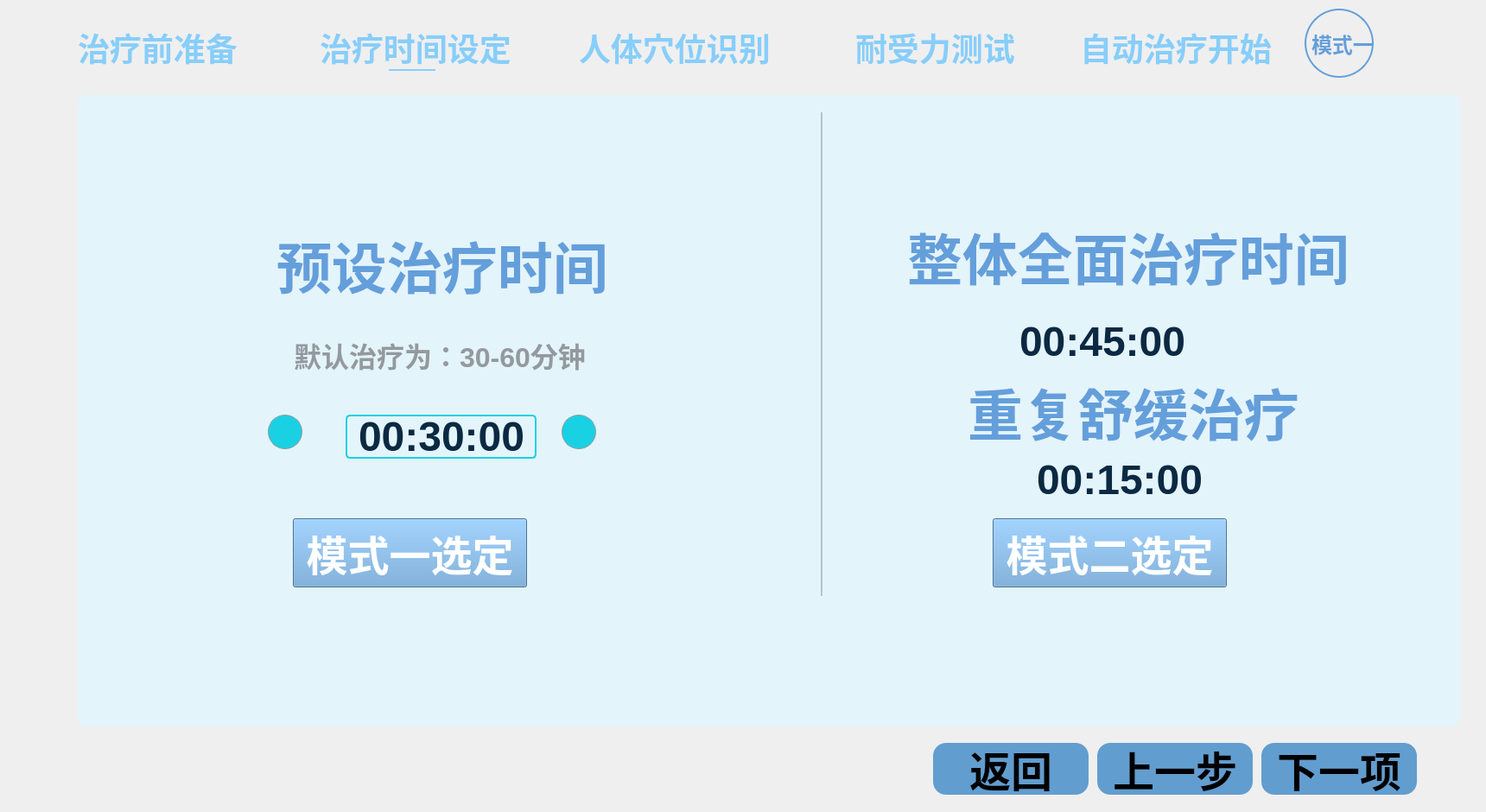
<?xml version="1.0" encoding="UTF-8"?>
<ui version="4.0">
 <class>AutoTreatSetTimeClass</class>
 <widget class="QWidget" name="AutoTreatSetTimeClass">
  <property name="geometry">
   <rect>
    <x>0</x>
    <y>0</y>
    <width>1720</width>
    <height>940</height>
   </rect>
  </property>
  <property name="windowTitle">
   <string>AutoTreatSetTime</string>
  </property>
  <widget class="QLabel" name="label">
   <property name="geometry">
    <rect>
     <x>90</x>
     <y>30</y>
     <width>191</width>
     <height>50</height>
    </rect>
   </property>
   <property name="font">
    <font>
     <family>Arial</family>
     <pointsize>28</pointsize>
     <weight>75</weight>
     <bold>true</bold>
    </font>
   </property>
   <property name="styleSheet">
    <string notr="true">color:rgb(135,206,250);</string>
   </property>
   <property name="text">
    <string>治疗前准备</string>
   </property>
  </widget>
  <widget class="QLabel" name="label_2">
   <property name="geometry">
    <rect>
     <x>370</x>
     <y>30</y>
     <width>231</width>
     <height>50</height>
    </rect>
   </property>
   <property name="font">
    <font>
     <family>Arial</family>
     <pointsize>28</pointsize>
     <weight>75</weight>
     <bold>true</bold>
    </font>
   </property>
   <property name="styleSheet">
    <string notr="true">color:rgb(135,206,250);</string>
   </property>
   <property name="text">
    <string>治疗时间设定</string>
   </property>
  </widget>
  <widget class="QLabel" name="label_3">
   <property name="geometry">
    <rect>
     <x>450</x>
     <y>80</y>
     <width>54</width>
     <height>2</height>
    </rect>
   </property>
   <property name="styleSheet">
    <string notr="true">background-color:rgb(135,206,250);</string>
   </property>
   <property name="text">
    <string/>
   </property>
  </widget>
  <widget class="QLabel" name="label_4">
   <property name="geometry">
    <rect>
     <x>670</x>
     <y>30</y>
     <width>231</width>
     <height>50</height>
    </rect>
   </property>
   <property name="font">
    <font>
     <family>Arial</family>
     <pointsize>28</pointsize>
     <weight>75</weight>
     <bold>true</bold>
    </font>
   </property>
   <property name="styleSheet">
    <string notr="true">color:rgb(135,206,250);</string>
   </property>
   <property name="text">
    <string>人体穴位识别</string>
   </property>
  </widget>
  <widget class="QLabel" name="label_5">
   <property name="geometry">
    <rect>
     <x>990</x>
     <y>30</y>
     <width>191</width>
     <height>50</height>
    </rect>
   </property>
   <property name="font">
    <font>
     <family>Arial</family>
     <pointsize>28</pointsize>
     <weight>75</weight>
     <bold>true</bold>
    </font>
   </property>
   <property name="styleSheet">
    <string notr="true">color:rgb(135,206,250);</string>
   </property>
   <property name="text">
    <string>耐受力测试</string>
   </property>
  </widget>
  <widget class="QLabel" name="label_6">
   <property name="geometry">
    <rect>
     <x>1250</x>
     <y>30</y>
     <width>231</width>
     <height>50</height>
    </rect>
   </property>
   <property name="font">
    <font>
     <family>Arial</family>
     <pointsize>28</pointsize>
     <weight>75</weight>
     <bold>true</bold>
    </font>
   </property>
   <property name="styleSheet">
    <string notr="true">color:rgb(135,206,250);</string>
   </property>
   <property name="text">
    <string>自动治疗开始</string>
   </property>
  </widget>
  <widget class="QLabel" name="label_7">
   <property name="geometry">
    <rect>
     <x>90</x>
     <y>110</y>
     <width>1600</width>
     <height>731</height>
    </rect>
   </property>
   <property name="styleSheet">
    <string notr="true">background-color:rgb(228,244,251);
border-radius:10px;</string>
   </property>
   <property name="text">
    <string/>
   </property>
  </widget>
  <widget class="QLabel" name="label_8">
   <property name="geometry">
    <rect>
     <x>320</x>
     <y>260</y>
     <width>421</width>
     <height>91</height>
    </rect>
   </property>
   <property name="font">
    <font>
     <family>Arial</family>
     <pointsize>48</pointsize>
     <weight>75</weight>
     <bold>true</bold>
    </font>
   </property>
   <property name="styleSheet">
    <string notr="true">color:rgb(100,159,219);</string>
   </property>
   <property name="text">
    <string>预设治疗时间</string>
   </property>
  </widget>
  <widget class="QLabel" name="label_9">
   <property name="geometry">
    <rect>
     <x>340</x>
     <y>390</y>
     <width>361</width>
     <height>41</height>
    </rect>
   </property>
   <property name="font">
    <font>
     <family>Arial</family>
     <pointsize>24</pointsize>
     <weight>75</weight>
     <bold>true</bold>
    </font>
   </property>
   <property name="styleSheet">
    <string notr="true">color:rgb(147,153,158);</string>
   </property>
   <property name="text">
    <string>默认治疗为：30-60分钟</string>
   </property>
  </widget>
  <widget class="QLabel" name="label_10">
   <property name="geometry">
    <rect>
     <x>400</x>
     <y>480</y>
     <width>221</width>
     <height>51</height>
    </rect>
   </property>
   <property name="font">
    <font>
     <family>Arial</family>
     <pointsize>36</pointsize>
     <weight>75</weight>
     <bold>true</bold>
    </font>
   </property>
   <property name="styleSheet">
    <string notr="true">color:rgb(11,41,66);
border:2px solid rgb(25,209,227);
border-radius:5px;</string>
   </property>
   <property name="text">
    <string>00:30:00</string>
   </property>
  </widget>
  <widget class="QPushButton" name="pushButton_Increase">
   <property name="geometry">
    <rect>
     <x>650</x>
     <y>480</y>
     <width>40</width>
     <height>40</height>
    </rect>
   </property>
   <property name="font">
    <font>
     <family>Arial</family>
     <pointsize>48</pointsize>
     <weight>75</weight>
     <bold>true</bold>
    </font>
   </property>
   <property name="styleSheet">
    <string notr="true">color:white;
border:1px solid rgb(147,153,158);
background-color:rgb(25,209,227);
border-radius:20px;</string>
   </property>
   <property name="text">
    <string/>
   </property>
   <property name="icon">
    <iconset>
     <normaloff>+.png</normaloff>+.png</iconset>
   </property>
   <property name="iconSize">
    <size>
     <width>40</width>
     <height>40</height>
    </size>
   </property>
  </widget>
  <widget class="QPushButton" name="pushButton_Decrease">
   <property name="geometry">
    <rect>
     <x>310</x>
     <y>480</y>
     <width>40</width>
     <height>40</height>
    </rect>
   </property>
   <property name="font">
    <font>
     <family>Arial</family>
     <pointsize>48</pointsize>
     <weight>75</weight>
     <bold>true</bold>
    </font>
   </property>
   <property name="styleSheet">
    <string notr="true">color:white;
border:1px solid rgb(147,153,158);
background-color:rgb(25,209,227);
border-radius:20px;</string>
   </property>
   <property name="text">
    <string/>
   </property>
   <property name="icon">
    <iconset>
     <normaloff>-.png</normaloff>-.png</iconset>
   </property>
   <property name="iconSize">
    <size>
     <width>40</width>
     <height>40</height>
    </size>
   </property>
  </widget>
  <widget class="QPushButton" name="pushButton_ModelOne">
   <property name="geometry">
    <rect>
     <x>339</x>
     <y>600</y>
     <width>271</width>
     <height>80</height>
    </rect>
   </property>
   <property name="font">
    <font>
     <family>Arial</family>
     <pointsize>36</pointsize>
     <weight>75</weight>
     <bold>true</bold>
    </font>
   </property>
   <property name="styleSheet">
    <string notr="true">QPushButton
{
    /*背景颜色*/  
color:white;
background-color:rgb(99,158,211);
}

QPushButton:pressed
{
    background-color:rgb(0,0,128);
}
</string>
   </property>
   <property name="text">
    <string>模式一选定</string>
   </property>
  </widget>
  <widget class="QLabel" name="label_11">
   <property name="geometry">
    <rect>
     <x>950</x>
     <y>130</y>
     <width>2</width>
     <height>560</height>
    </rect>
   </property>
   <property name="styleSheet">
    <string notr="true">background-color:rgb(186,195,200);</string>
   </property>
   <property name="text">
    <string/>
   </property>
  </widget>
  <widget class="QLabel" name="label_12">
   <property name="geometry">
    <rect>
     <x>1050</x>
     <y>250</y>
     <width>521</width>
     <height>91</height>
    </rect>
   </property>
   <property name="font">
    <font>
     <family>Arial</family>
     <pointsize>48</pointsize>
     <weight>75</weight>
     <bold>true</bold>
    </font>
   </property>
   <property name="styleSheet">
    <string notr="true">color:rgb(100,159,219);</string>
   </property>
   <property name="text">
    <string>整体全面治疗时间</string>
   </property>
  </widget>
  <widget class="QLabel" name="label_13">
   <property name="geometry">
    <rect>
     <x>1120</x>
     <y>430</y>
     <width>391</width>
     <height>91</height>
    </rect>
   </property>
   <property name="font">
    <font>
     <family>Arial</family>
     <pointsize>48</pointsize>
     <weight>75</weight>
     <bold>true</bold>
    </font>
   </property>
   <property name="styleSheet">
    <string notr="true">color:rgb(100,159,219);</string>
   </property>
   <property name="text">
    <string>重复舒缓治疗</string>
   </property>
  </widget>
  <widget class="QLabel" name="label_14">
   <property name="geometry">
    <rect>
     <x>1180</x>
     <y>370</y>
     <width>221</width>
     <height>51</height>
    </rect>
   </property>
   <property name="font">
    <font>
     <family>Arial</family>
     <pointsize>36</pointsize>
     <weight>75</weight>
     <bold>true</bold>
    </font>
   </property>
   <property name="styleSheet">
    <string notr="true">color:rgb(11,41,66);
border-radius:5px;</string>
   </property>
   <property name="text">
    <string>00:45:00</string>
   </property>
  </widget>
  <widget class="QLabel" name="label_15">
   <property name="geometry">
    <rect>
     <x>1200</x>
     <y>530</y>
     <width>201</width>
     <height>51</height>
    </rect>
   </property>
   <property name="font">
    <font>
     <family>Arial</family>
     <pointsize>36</pointsize>
     <weight>75</weight>
     <bold>true</bold>
    </font>
   </property>
   <property name="styleSheet">
    <string notr="true">color:rgb(11,41,66);
border-radius:5px;</string>
   </property>
   <property name="text">
    <string>00:15:00</string>
   </property>
  </widget>
  <widget class="QPushButton" name="pushButton_ModelTwo">
   <property name="geometry">
    <rect>
     <x>1149</x>
     <y>600</y>
     <width>271</width>
     <height>80</height>
    </rect>
   </property>
   <property name="font">
    <font>
     <family>Arial</family>
     <pointsize>36</pointsize>
     <weight>75</weight>
     <bold>true</bold>
    </font>
   </property>
   <property name="styleSheet">
    <string notr="true">
QPushButton
{
    /*背景颜色*/  
color:white;
background-color:rgb(99,158,211);
}

QPushButton:pressed
{
    background-color:rgb(0,0,128);
}
</string>
   </property>
   <property name="text">
    <string>模式二选定</string>
   </property>
  </widget>
  <widget class="QPushButton" name="pushButton_Back">
   <property name="geometry">
    <rect>
     <x>1080</x>
     <y>860</y>
     <width>180</width>
     <height>60</height>
    </rect>
   </property>
   <property name="font">
    <font>
     <family>Arial</family>
     <pointsize>36</pointsize>
     <weight>75</weight>
     <bold>true</bold>
    </font>
   </property>
   <property name="styleSheet">
    <string notr="true">QPushButton
{
    /*背景颜色*/  
	background-color:rgb(98,157,207);
	border-radius:15px;  
}

QPushButton:pressed
{
    background-color:rgb(0,0,128);
}</string>
   </property>
   <property name="text">
    <string>返回</string>
   </property>
  </widget>
  <widget class="QPushButton" name="pushButton_LastStep">
   <property name="geometry">
    <rect>
     <x>1270</x>
     <y>860</y>
     <width>180</width>
     <height>60</height>
    </rect>
   </property>
   <property name="font">
    <font>
     <family>Arial</family>
     <pointsize>36</pointsize>
     <weight>75</weight>
     <bold>true</bold>
    </font>
   </property>
   <property name="styleSheet">
    <string notr="true">QPushButton
{
    /*背景颜色*/  
	background-color:rgb(98,157,207);
	border-radius:15px;  
}

QPushButton:pressed
{
    background-color:rgb(0,0,128);
}</string>
   </property>
   <property name="text">
    <string>上一步</string>
   </property>
  </widget>
  <widget class="QPushButton" name="pushButton_NextStep">
   <property name="geometry">
    <rect>
     <x>1460</x>
     <y>860</y>
     <width>180</width>
     <height>60</height>
    </rect>
   </property>
   <property name="font">
    <font>
     <family>Arial</family>
     <pointsize>36</pointsize>
     <weight>75</weight>
     <bold>true</bold>
    </font>
   </property>
   <property name="styleSheet">
    <string notr="true">QPushButton
{
    /*背景颜色*/  
	background-color:rgb(98,157,207);
	border-radius:15px;  
}

QPushButton:pressed
{
    background-color:rgb(0,0,128);
}</string>
   </property>
   <property name="text">
    <string>下一项</string>
   </property>
  </widget>
  <widget class="QLabel" name="label_16">
   <property name="geometry">
    <rect>
     <x>1510</x>
     <y>10</y>
     <width>80</width>
     <height>80</height>
    </rect>
   </property>
   <property name="font">
    <font>
     <family>Arial</family>
     <pointsize>18</pointsize>
     <weight>75</weight>
     <bold>true</bold>
    </font>
   </property>
   <property name="styleSheet">
    <string notr="true">color:rgb(100,159,219);
border:2px solid rgb(100,159,219);
border-radius:40px;</string>
   </property>
   <property name="text">
    <string>模式一</string>
   </property>
  </widget>
  <widget class="QLabel" name="label_Hook1">
   <property name="geometry">
    <rect>
     <x>630</x>
     <y>610</y>
     <width>54</width>
     <height>54</height>
    </rect>
   </property>
   <property name="text">
    <string/>
   </property>
  </widget>
  <widget class="QLabel" name="label_Hook2">
   <property name="geometry">
    <rect>
     <x>1430</x>
     <y>610</y>
     <width>54</width>
     <height>54</height>
    </rect>
   </property>
   <property name="text">
    <string/>
   </property>
  </widget>
 </widget>
 <layoutdefault spacing="6" margin="11"/>
 <resources/>
 <connections/>
</ui>
